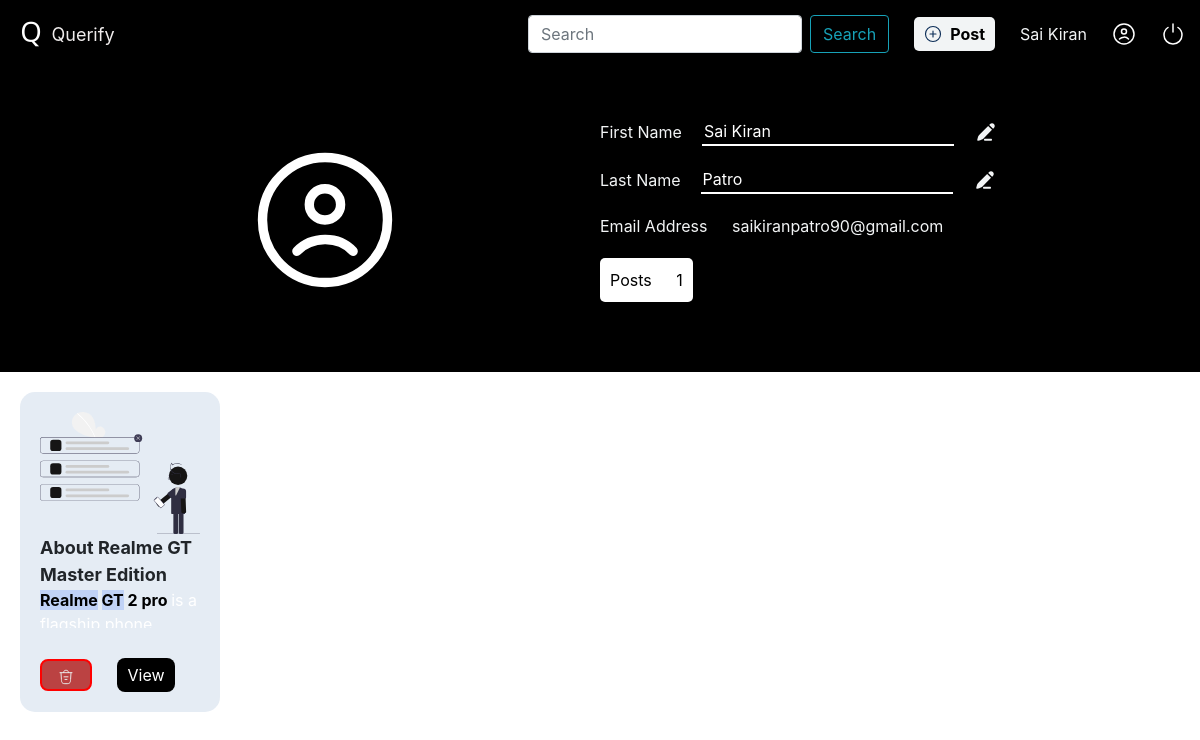
Screenshot of /profile (signed in) with the database file from the repository.
### Website/models.py (models this page shows)
class User(db.Model, UserMixin):
    id=db.Column(db.Integer, primary_key=True)
    firstName=db.Column(db.String(150))
    lastName=db.Column(db.String(150))
    emailAddress=db.Column(db.String(254),unique=True)
    password=db.Column(db.String(150))
    posts=db.relationship('Post')

class Post(db.Model):
    id=db.Column(db.Integer, primary_key=True)
    userId=db.Column(db.Integer, db.ForeignKey('user.id'))
    title=db.Column(db.String(1000))
    content=db.Column(db.Text)
    date=db.Column(db.DateTime(timezone='Australia/Perth'), default=func.date(func.now()))

### Website/views.py (the view, shortened to what this page needs)
@views.route('/profile', methods=['GET', 'POST'])
@login_required
def Profile():
    userId=get_user_id()
    userDetails=get_user_details(userId)
    return render_template('Profile.html',userDetails=userDetails, userPosts=userDetails['posts'] , postsCount=len(userDetails['posts']))

### Website/models.py (called while the page is built)
def get_user_id():
    return current_user.id if current_user.is_authenticated else None

### Website/views.py (called while the page is built)
def get_user_details(userId):
    user=User.query.filter_by(id=userId).first()
    userDetails=dict()
    userDetails['userId']=userId
    userDetails['firstName']=user.firstName
    userDetails['lastName']=user.lastName
    userDetails['emailAddress']=user.emailAddress
    userDetails['posts']=[]
    posts=Post.query.filter_by(userId=userId).all()
    for post in posts:
        postDetails={}
        postDetails['postId']=post.id
        postDetails['postTitle']=post.title
        postDetails['postContent']=post.content
        userDetails['posts'].append(postDetails)
    return userDetails

### Website/templates/Profile.html (shortened to what this page needs)
<!DOCTYPE html>
<html lang="en">
<head>
  <link rel="stylesheet" href="{{ url_for('static', filename='Css/styles.css')}}" />
  <link rel="stylesheet" href="https://cdn.jsdelivr.net/npm/bootstrap@4.0.0/dist/css/bootstrap.min.css"
>
</head>
<body>
  <header>
    <nav class="navContainer">
      <div class="leftHeader">
        <img src="{{ url_for('static', filename='Images/LogoNew.png') }}" alt="Querify Logo" />&nbsp;
        <span style="font-size: 18px;;">Querify</span>
      </div>
      <div class="rightHeader">
        <form action="/search" method="POST" class="form-inline my-2 my-lg-0">
          <input class="form-control mr-sm-2" type="search" placeholder="Search" name="search" aria-label="Search">
          <button class="btn btn-outline-info my-2 my-sm-0" type="submit">Search</button>
        </form>
        <button class="postButton" onclick="window.location.href='/post'"><img
            src="{{ url_for('static', filename='Images/Post.svg')}}" alt="Post Button" />Post</button>
        {% if current_user.is_authenticated %}
        <a id="userName" href="/profile"> {{ current_user.firstName }}</a>
        {% endif %}
        <img src="{{ url_for('static', filename='Images/UserIcon.svg')}}" alt="User Icon" />
        <img class="logoutButton" alt="Logout" src="{{ url_for('static', filename='Images/Poweroff.svg')}}"
          onclick="window.location.href='/logout'" />
      </div>
    </nav>
  </header>
  <div class="profileContainer">
    <div class="profileDetailsContainer">
      <div class="profilePic">
        <img src="{{ url_for('static', filename='Images/UserIcon.svg')}}" alt="User Icon" />
      </div>
      <div class="profileDetails">
        <form  method="POST">
          <div class="profileDetailContainer"><span>First Name</span> <input type="text"
              value="{{ userDetails.firstName }}" name="firstName" readonly> <img class="profileEditButton"
              src="{{ url_for('static', filename='Images/profileEdit.svg')}}" alt="Edit First Name" /> </div>
          <div class="profileDetailContainer"><span>Last Name</span> <input type="text"
              value="{{ userDetails.lastName }}" name="lastName" readonly> <img class="profileEditButton"
              src="{{ url_for('static', filename='Images/profileEdit.svg')}}" alt="Edit Last Name" /> </div>
        </form>
        <div class="profileDetailContainer" id="profileEmailId"><span>Email Address</span>
          &nbsp;{{ userDetails.emailAddress }} </div>
        <div class="profileDetailContainer" id='postCounts'><span>Posts</span> &nbsp;{{ postsCount}} </div>
      </div>
    </div>
    <div class="profilePosts">
      {% if postsCount %}
      {% for val in userPosts %}
      <div class="postCard">
        <img src="{{ url_for('static', filename='Images/profilePost.svg')}}" alt="Post Pic" />
        <div class="profilePostTitle">{{ val['postTitle'] }}</div>
        <div class="profilePostContent"> {{ val['postContent'] | safe }}</div>
        <div class="profilePostActions">
          <button class=" postDeleteButton" type="button" data-post-id="{{ val['postId'] }}"><img
              src="{{ url_for('static', filename='Images/DiscardRed.svg') }}" alt="Delete Post"></button>
          <a href="comment/{{ val['postId'] }}">View</a>
        </div>
      </div>
      {% endfor %}
      {% else %}
      <div class="noPosts">
        <img src="{{ url_for('static', filename='Images/noPosts.svg')}}" alt="No Posts" />
        <p>No Posts</p>
      </div>
      {% endif %}
    </div>
  </div>
</body>
</html>

### Website/static/Css/styles.css (style rules this page uses)
:root { --backgroundColor: black; --fontColor: #f2f4f5;; --font-size-base: 16px; }
body { margin: 0px; position: relative; }
header { position: sticky; top: 0px;; z-index: 3; }
#userName { color: #f2f4f5 !important; text-decoration: none !important; }
.postContent span,strong { color: black !important; }
.leftHeader { display: flex; justify-self: center; align-items: center; }
.postButton { background:#f2f4f5; border: none; border-radius: 5px;; padding: 5px 10px; outline: none; display: flex; justify-content: center; align-items: center; color: black; font-weight: bold; gap: 8px; cursor: pointer; }
.postButton img { width:18px; }
.navContainer { background: black; padding: 15px; color:#EFECEC; display: flex; justify-content:space-between; align-items:center; }
.rightHeader { display: flex; justify-content: space-evenly; align-items: center; gap: 25px; }
.logoutButton { cursor: pointer; }
.profileContainer { height: 103vh; }
.profileDetailsContainer { background: black; position: relative; display: flex; justify-content: space-between; align-items: center; padding: 50px; }
.profilePic { display: flex; width: 50%; justify-content: center; align-items: center; }
.profilePic img { width: 100%; max-width: 150px; }
.profileDetails { width: 50%; display: flex; flex-direction: column; color:#f2f4f5; }
.profileDetails form { width: 100%; }
.profileDetailContainer { width: 100%; display: flex; align-items: center; gap: 20px; margin-bottom: 20px; }
.profileDetailContainer input { background: black; border: none; border-bottom: 2px solid white; color: white; outline: none; }
.profileEditButton { cursor: pointer; }
#profileEmailId { cursor:not-allowed; }
#postCounts { background: white; width: fit-content; color: black; padding: 10px; border-radius: 5px; }
.profilePosts { display: flex; flex-wrap: wrap; margin: 20px; gap: 30px; }
.postCard { max-width: 200px; width: 100%; padding: 20px; background: #e5ecf4; border-radius: 15px; }
.postCard img { width: 100%; }
.profilePostTitle { font-size: 18px; font-weight: bold; }
.profilePostContent { height: 40px; overflow: hidden; margin-bottom: 30px; }
.postCard a { background: black; margin: 0px auto; padding: 5px 10px; border-radius: 8px; color: white !important; text-decoration: none !important; }
.profilePostActions { display: flex; justify-content: space-between; align-items: center; }
.postDeleteButton { border: none; background: #bb4242; border: 2px solid red; padding: 2px 16px; border-radius: 8px; cursor: pointer; }
.postDeleteButton img { width: 16px; }

### rows the page displays
User: firstName "Sai Kiran", lastName "Patro", emailAddress "saikiranpatro90@gmail.com"
Post: postTitle "About Realme GT Master Edition", postContent "Realme GT 2 pro is a…"

### other values shown
{{ postsCount }} "1"
